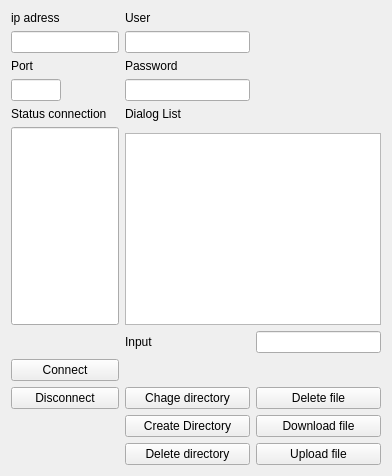
     <widget class="QWidget" name="tab_7">
      <attribute name="title">
       <string>FTP to Lizmap</string>
      </attribute>
      <layout class="QGridLayout" name="gridLayout_15">
       <item row="0" column="0">
        <layout class="QGridLayout" name="gridLayout_2">
         <item row="0" column="1">
          <widget class="QLabel" name="label_9">
           <property name="text">
            <string>ip adress</string>
           </property>
          </widget>
         </item>
         <item row="3" column="1">
          <widget class="QLineEdit" name="lineEdit_port">
           <property name="maximumSize">
            <size>
             <width>50</width>
             <height>16777215</height>
            </size>
           </property>
           <property name="dragEnabled">
            <bool>true</bool>
           </property>
          </widget>
         </item>
         <item row="4" column="1">
          <widget class="QLabel" name="label_38">
           <property name="text">
            <string>Status connection</string>
           </property>
          </widget>
         </item>
         <item row="3" column="2">
          <widget class="QLineEdit" name="lineEdit_password">
           <property name="echoMode">
            <enum>QLineEdit::Password</enum>
           </property>
          </widget>
         </item>
         <item row="4" column="2">
          <widget class="QLabel" name="label_37">
           <property name="text">
            <string>Dialog List</string>
           </property>
          </widget>
         </item>
         <item row="0" column="2">
          <widget class="QLabel" name="label_35">
           <property name="text">
            <string>User</string>
           </property>
          </widget>
         </item>
         <item row="6" column="1" rowspan="2">
          <widget class="QLineEdit" name="lineEdit_2">
           <property name="sizePolicy">
            <sizepolicy hsizetype="Expanding" vsizetype="Expanding">
             <horstretch>0</horstretch>
             <verstretch>0</verstretch>
            </sizepolicy>
           </property>
           <property name="readOnly">
            <bool>true</bool>
           </property>
           <property name="cursorMoveStyle">
            <enum>Qt::VisualMoveStyle</enum>
           </property>
          </widget>
         </item>
         <item row="7" column="2" colspan="2">
          <widget class="QListWidget" name="listWidget"/>
         </item>
         <item row="8" column="2">
          <widget class="QLabel" name="label_39">
           <property name="maximumSize">
            <size>
             <width>100</width>
             <height>16777215</height>
            </size>
           </property>
           <property name="text">
            <string>Input</string>
           </property>
          </widget>
         </item>
         <item row="1" column="1">
          <widget class="QLineEdit" name="lineEdit_ip">
           <property name="maximumSize">
            <size>
             <width>300</width>
             <height>16777215</height>
            </size>
           </property>
           <property name="dragEnabled">
            <bool>true</bool>
           </property>
          </widget>
         </item>
         <item row="1" column="2">
          <widget class="QLineEdit" name="lineEdit_user"/>
         </item>
         <item row="2" column="1">
          <widget class="QLabel" name="label_34">
           <property name="text">
            <string>Port</string>
           </property>
          </widget>
         </item>
         <item row="2" column="2">
          <widget class="QLabel" name="label_36">
           <property name="text">
            <string>Password</string>
           </property>
          </widget>
         </item>
         <item row="12" column="3">
          <widget class="QPushButton" name="pushButton_dw_file">
           <property name="text">
            <string>Download file</string>
           </property>
          </widget>
         </item>
         <item row="11" column="2">
          <widget class="QPushButton" name="pushButton_change_dir">
           <property name="text">
            <string>Chage directory</string>
           </property>
          </widget>
         </item>
         <item row="13" column="3">
          <widget class="QPushButton" name="pushButton_up_file">
           <property name="text">
            <string>Upload file</string>
           </property>
          </widget>
         </item>
         <item row="9" column="1">
          <widget class="QPushButton" name="pushButton_connect">
           <property name="maximumSize">
            <size>
             <width>150</width>
             <height>16777215</height>
            </size>
           </property>
           <property name="text">
            <string>Connect</string>
           </property>
          </widget>
         </item>
         <item row="11" column="3">
          <widget class="QPushButton" name="pushButton_delete_file">
           <property name="text">
            <string>Delete file</string>
           </property>
          </widget>
         </item>
         <item row="13" column="2">
          <widget class="QPushButton" name="pushButton_delete_dir">
           <property name="text">
            <string>Delete directory</string>
           </property>
          </widget>
         </item>
         <item row="11" column="1">
          <widget class="QPushButton" name="pushButton_disconnect">
           <property name="maximumSize">
            <size>
             <width>150</width>
             <height>16777215</height>
            </size>
           </property>
           <property name="text">
            <string>Disconnect</string>
           </property>
          </widget>
         </item>
         <item row="8" column="3">
          <widget class="QLineEdit" name="lineEdit">
           <property name="maximumSize">
            <size>
             <width>400</width>
             <height>16777215</height>
            </size>
           </property>
          </widget>
         </item>
         <item row="12" column="2">
          <widget class="QPushButton" name="pushButton_create_dir">
           <property name="text">
            <string>Create Directory</string>
           </property>
          </widget>
         </item>
        </layout>
       </item>
      </layout>
     </widget>
